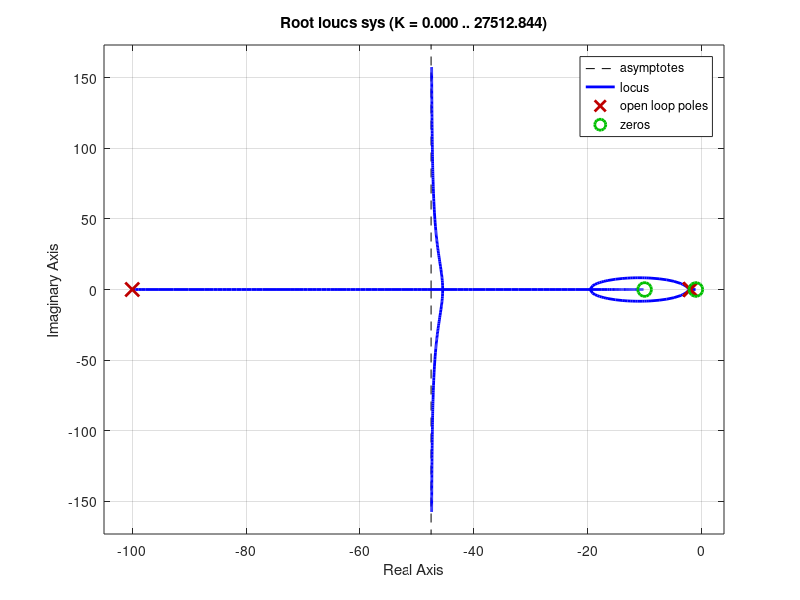
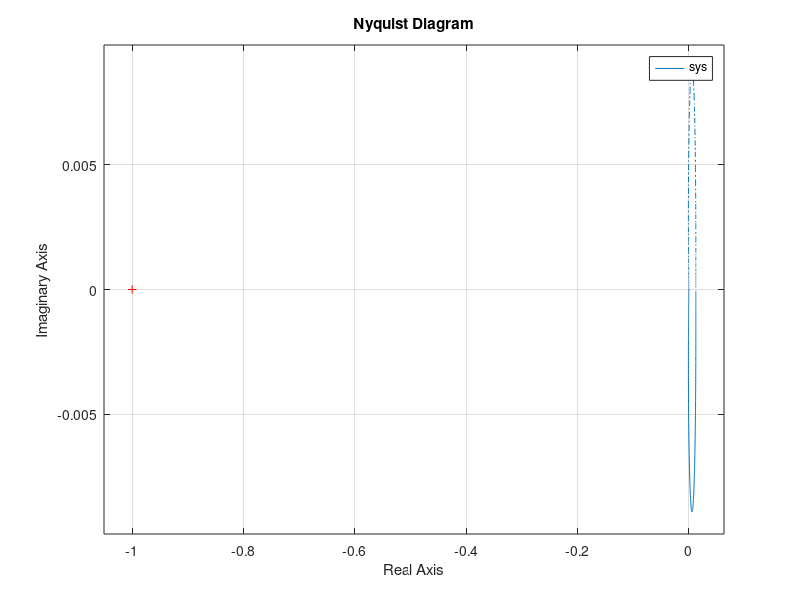
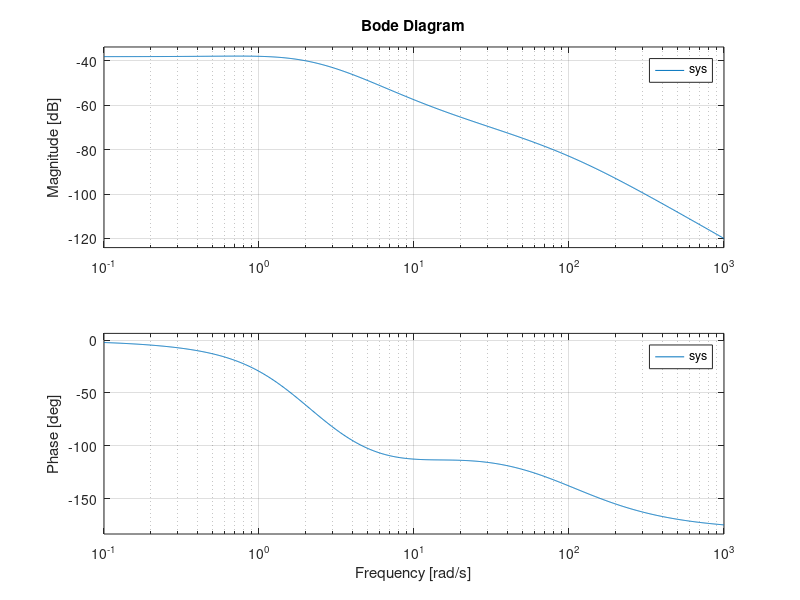

Source code (MATLAB) for these figures, in order:
clear all
close all

% Exercício 6.19 livro Sistemas de Controle para Engenharia

letter = 'c';

% Verificação do diagrama de BODE
function BODE(letter)
    switch letter
        case 'a'
            num = [1 2];
            den = [1 10];
            sys = tf(num, den);
            bode(sys);
            grid on;
        case 'b'
            num = 1;
            den = conv([1 10], conv([1 2], [1 2]));
            sys = tf(num, den);
            bode(sys);
            grid on;
        case 'c'
            num = conv([1 10], [1 1]);
            den = conv([1 100], conv([1 2], conv([1 2], [1 2])));
            sys = tf(num, den);
            bode(sys);
            grid on;
    end
end

% Diagrama de Nyquist
function NYQUIST(letter)
    switch letter
        case 'a'
            num = [1 2];
            den = [1 10];
            sys = tf(num, den);
            nyquist(sys);
            grid on;
        case 'b'
            num = 1;
            den = conv([1 10], conv([1 2], [1 2]));
            sys = tf(num, den);
            nyquist(sys);
            grid on;
        case 'c'
            num = conv([1 10], [1 1]);
            den = conv([1 100], conv([1 2], conv([1 2], [1 2])));
            sys = tf(num, den);
            nyquist(sys);
            grid on;
    end
end

% Lugar das raízes
function RLOCUS(letter)
    switch letter
        case 'a'
            num = [1 2];
            den = [1 10];
            sys = tf(num, den);
            rlocus(sys);
            grid on;
        case 'b'
            num = 1;
            den = conv([1 10], conv([1 2], [1 2]));
            sys = tf(num, den);
            rlocus(sys);
            grid on;
        case 'c'
            num = conv([1 10], [1 1]);
            den = conv([1 100], conv([1 2], conv([1 2], [1 2])));
            sys = tf(num, den);
            rlocus(sys);
            grid on;
    end
end



figure(1)
RLOCUS(letter);

figure(2)
NYQUIST(letter);

figure(3)
BODE(letter);
